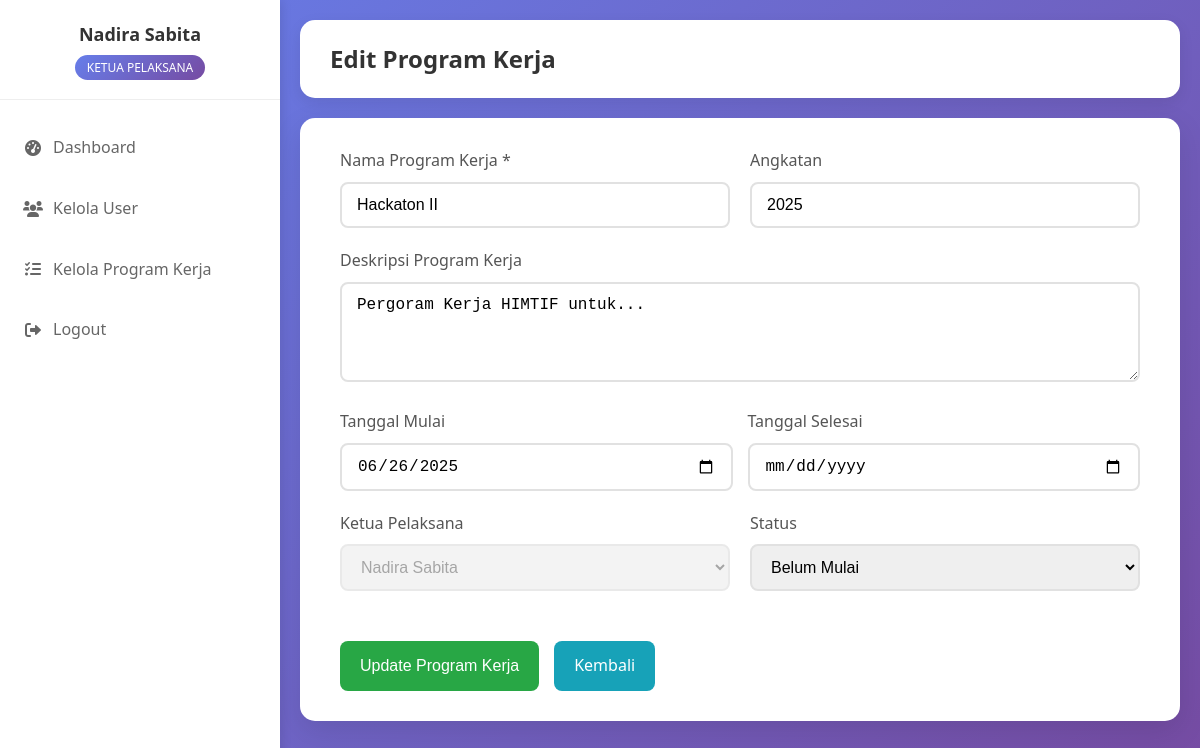
The app's page /modules/proker/edit_proker.php?id=25250001 (signed in) with its own data.
### tables this page shows
CREATE TABLE `program_kerja` (
  `id` varchar(10) NOT NULL,
  `nama_proker` varchar(200) NOT NULL,
  `deskripsi` text DEFAULT NULL,
  `tanggal_mulai` date DEFAULT NULL,
  `tanggal_selesai` date DEFAULT NULL,
  `status` enum('belum_mulai','sedang_berjalan','selesai','dibatalkan') DEFAULT NULL,
  `angkatan` varchar(10) DEFAULT NULL,
  `ketua_pelaksana_id` int(11) DEFAULT NULL,
  `created_by` int(11) DEFAULT NULL,
  `created_at` timestamp NOT NULL DEFAULT current_timestamp(),
  `updated_at` timestamp NOT NULL DEFAULT current_timestamp() ON UPDATE current_timestamp()
);

CREATE TABLE `users` (
  `id` int(11) NOT NULL,
  `nama` varchar(100) NOT NULL,
  `nik` varchar(20) NOT NULL,
  `username` varchar(50) NOT NULL,
  `password` varchar(255) NOT NULL,
  `role` enum('sekretaris','ketua_pelaksana','ketua_umum') NOT NULL,
  `created_at` timestamp NOT NULL DEFAULT current_timestamp(),
  `status` enum('aktif','nonaktif') DEFAULT 'aktif'
);

### includes/functions.php (called while the page is built, shortened)
<?php
function sanitize($data) {
    return htmlspecialchars(trim($data), ENT_QUOTES, 'UTF-8');
}
?>

### modules/proker/edit_proker.php (the view, shortened to what this page needs)
<?php
require_once '../../config/database.php';
require_once '../../includes/functions.php';
$id = $_GET['id'] ?? 0;
$stmt = $pdo->prepare("SELECT * FROM program_kerja WHERE id = ?");
$stmt->execute([$id]);
$proker = $stmt->fetch();
$stmt = $pdo->query("SELECT id, nama FROM users WHERE role = 'ketua_pelaksana' ORDER BY nama");
$ketua_pelaksana_list = $stmt->fetchAll();
?>
<!DOCTYPE html>
<html lang="id">
<head>
    <link rel="stylesheet" href="../../css/style.css">
    <link rel="stylesheet" href="https://cdnjs.cloudflare.com/ajax/libs/font-awesome/6.0.0/css/all.min.css">
</head>
<body>
   <div class="dashboard-container">
        <div class="sidebar" id="sidebar">
            <div class="sidebar-header">
                <h3><?= $_SESSION['nama'] ?></h3>
                <span class="role-badge"><?= ucwords(str_replace('_', ' ', $_SESSION['role'])) ?></span>
            </div>
            <div class="sidebar-menu">
                <div class="menu-item">
                    <a href="../../dashboard/<?= $_SESSION['role'] ?>.php">
                        <i class="fas fa-tachometer-alt"></i>
                        Dashboard
                    </a>
                </div>
               <div class="menu-item">
                 <?php if ($_SESSION['role']): ?>
                    <a href="../users/manage_users.php">
                        <i class="fas fa-users"></i>
                        Kelola User
                    </a>
                    <?php endif; ?>
                </div>
            <div class="menu-item">
                <?php if ($_SESSION['role']): ?>
                <a href="manage_proker.php">
                    <i class="fas fa-tasks"></i>
                    Kelola Program Kerja
                </a>
                <?php endif; ?>
            </div>
            <div class="menu-item">
                  <?php if ($_SESSION['role']): ?>
                    <a href="../../logout.php">
                        <i class="fas fa-sign-out-alt"></i>
                        Logout
                    </a>
                <?php endif; ?>
            </div>
            </div>
        </div>
        <div class="main-content" id="mainContent">
            <div class="container">
                <div class="header">
                    <h1>Edit Program Kerja</h1>
                </div>
        <div class="dashboard">
            <form method="POST" style="max-width: 800px; margin: 0 auto;">
                <div style="display: grid; grid-template-columns: 1fr 1fr; gap: 20px;">
                    <div class="form-group">
                        <label for="nama_proker">Nama Program Kerja *</label>
                  <input type="text" class="form-control" id="nama_proker" name="nama_proker"
                           value="<?= sanitize($proker['nama_proker']) ?>" required>
                    </div>
                    <div class="form-group">
                            <label for="angkatan">Angkatan</label>
                    <input type="text" class="form-control" id="angkatan" name="angkatan"
                           value="<?= sanitize($proker['angkatan']) ?>" placeholder="Contoh: 2021, 2022">
                    </div>
                </div>
                <div class="form-group">
                    <label for="deskripsi">Deskripsi Program Kerja</label>
                    <textarea class="form-control" id="deskripsi" name="deskripsi"
                              rows="4" style="resize: vertical;"><?= sanitize($proker['deskripsi']) ?></textarea>
                </div>
                    <div style="display: grid; grid-template-columns: 1fr 1fr; gap: 15px;">
                    <div class="form-group">
                        <label for="tanggal_mulai">Tanggal Mulai</label>
                        <input type="date" class="form-control" id="tanggal_mulai" name="tanggal_mulai"
                               value="<?= $proker['tanggal_mulai'] ?>">
                    </div>
                    <div class="form-group">
                        <label for="tanggal_selesai">Tanggal Selesai</label>
                        <input type="date" class="form-control" id="tanggal_selesai" name="tanggal_selesai"
                               value="<?= $proker['tanggal_selesai'] ?>">
                    </div>
                </div>
                <div style="display: grid; grid-template-columns: 1fr 1fr; gap: 20px;">
                    <div class="form-group">
                    <label for="ketua_pelaksana_id">Ketua Pelaksana</label>
                    <select class="form-control" id="ketua_pelaksana_id" name="ketua_pelaksana_id"
                            <?= $_SESSION['role'] == 'ketua_pelaksana' ? 'disabled' : '' ?>>
                        <?php foreach ($ketua_pelaksana_list as $ketua): ?>
                        <option value="<?= $ketua['id'] ?>"
                                <?= $proker['ketua_pelaksana_id'] == $ketua['id'] ? 'selected' : '' ?>>
                            <?= sanitize($ketua['nama']) ?>
                        </option>
                        <?php endforeach; ?>
                    </select>
                    </div>
                <div class="form-group">
                    <label for="status">Status</label>
                        <select class="form-control" id="status" name="status">
                            <option value="belum_mulai" <?= (($_POST['status'] ?? 'belum_mulai') == 'belum_mulai') ? 'selected' : '' ?>>
                                Belum Mulai
                            </option>
                        </select>
                </div>
                </div>
                <div style="display: flex; gap: 15px; margin-top: 30px;">
                    <button type="submit" class="btn btn-success">Update Program Kerja</button>
                    <a href="manage_proker.php" class="btn btn-info">Kembali</a>
                </div>
            </form>
        </div>
    </div>
</body>
</html>

### css/style.css (style rules this page uses)
* { margin: 0; padding: 0; box-sizing: border-box; }
body { font-family: 'Segoe UI', Tahoma, Geneva, Verdana, sans-serif; background: linear-gradient(to bottom right, #6a11cb, #2575fc); min-height: 100vh; line-height: 1.6; }
.container { max-width: 1200px; margin: 0 auto; padding: 20px; }
.form-group { margin-bottom: 20px; }
.form-group label { display: block; margin-bottom: 8px; color: #555; font-weight: 500; }
.form-control { width: 100%; padding: 12px 15px; border: 2px solid #e1e1e1; border-radius: 8px; font-size: 16px; transition: border-color 0.3s; }
.btn { padding: 12px 20px; border: none; border-radius: 8px; cursor: pointer; font-size: 16px; transition: all 0.3s; text-decoration: none; display: inline-block; text-align: center; }
.btn-success { background-color: #28a745; color: white; }
.btn-info { background-color: #17a2b8; color: white; }
.dashboard { background: white; border-radius: 15px; padding: 30px; margin-top: 20px; box-shadow: 0 10px 30px rgba(0, 0, 0, 0.1); }
.header { background: white; padding: 20px 30px; border-radius: 15px; box-shadow: 0 5px 15px rgba(0, 0, 0, 0.08); margin-bottom: 20px; display: flex; justify-content: space-between; align-items: center; flex-wrap: wrap; }
.header h1 { color: #333; font-size: 24px; margin: 0; flex: 1; }
.dashboard-container { display: flex; min-height: 100vh; background: linear-gradient(135deg, #667eea 0%, #764ba2 100%); }
.sidebar { width: 280px; background: white; box-shadow: 2px 0 10px rgba(0, 0, 0, 0.1); transition: transform 0.3s ease; position: fixed; height: 100vh; overflow-y: auto; z-index: 1000; }
.sidebar-header { padding: 20px; border-bottom: 1px solid #eee; text-align: center; }
.sidebar-header h3 { color: #333; font-size: 18px; margin-bottom: 5px; }
.sidebar-header .role-badge { background: linear-gradient(135deg, #667eea 0%, #764ba2 100%); color: white; padding: 4px 12px; border-radius: 15px; font-size: 12px; text-transform: uppercase; font-weight: 500; }
.sidebar-menu { padding: 20px 0; }
.menu-item { margin-bottom: 5px; }
.menu-item a { display: flex; align-items: center; padding: 15px 20px; color: #666; text-decoration: none; transition: all 0.3s; border-left: 3px solid transparent; }
.menu-item a i { margin-right: 10px; width: 20px; text-align: center; }
.main-content { flex: 1; margin-left: 280px; transition: margin-left 0.3s ease; }

### records on screen
program_kerja: nama_proker "Hackaton II", angkatan "2025", deskripsi "Pergoram Kerja HIMTIF untuk...", tanggal_mulai "06/26/2025", ketua_pelaksana_id "Nadira Sabita"

### other values on screen
$_SESSION['nama'] "Nadira Sabita"
str_replace('_', ' ', $_SESSION['role']) "KETUA PELAKSANA"
